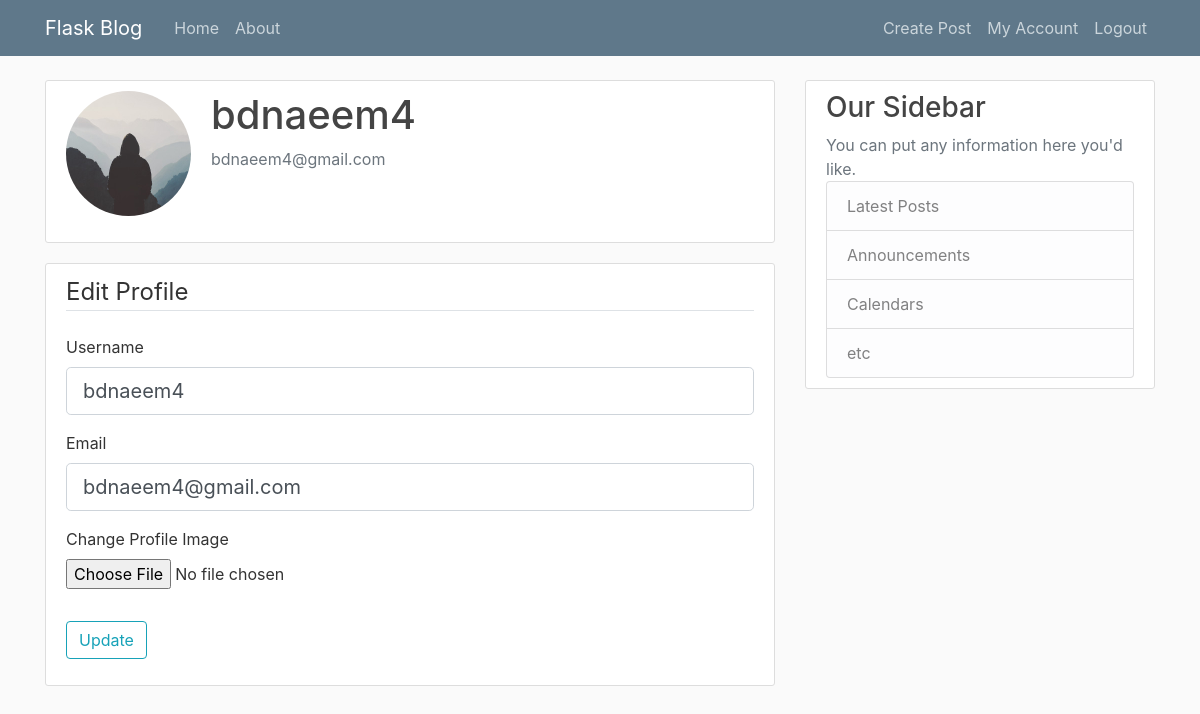
The page /my_account (signed in) on the database its author committed.
### flaskblog/models.py (models this page shows, shortened)
class User(db.Model, UserMixin):
    id = db.Column(db.Integer, primary_key=True)
    username = db.Column(db.String(20), unique=True, nullable=False)
    email = db.Column(db.String(120), unique=True, nullable=False)
    profile_image = db.Column(db.String(20), nullable=False, default='default.jpg')
    password = db.Column(db.String(60), nullable=False)
    posts = db.relationship('Post', backref='author', lazy=True)

### flaskblog/users/routes.py (the view, shortened to what this page needs)
@users.route("/my_account", methods=['GET', 'POST'])
@login_required
def my_account():
    form = UpdateUserForm()
    if request.method == 'GET':
        form.username.data = current_user.username
        form.email.data = current_user.email
    return render_template('account.html', title='My Account page', form=form)

### flaskblog/users/forms.py (shortened to what this page needs)
class UpdateUserForm(FlaskForm):
    username = StringField(
        'Username',
        validators=[
            DataRequired(),
            Length(min=2, max=20)
        ]
    )
    email = StringField(
        'Email',
        validators=[
            DataRequired(),
            Email()
        ]
    )
    picture = FileField(
        'Change Profile Image',
        validators=[
            FileAllowed(['jpg','png'])
        ]
    )
    submit = SubmitField(
        'Update'
    )

### flaskblog/models.py (called while the page is built)
@login_manager.user_loader
def load_user(user_id):
    return User.query.get(int(user_id))

### flaskblog/templates/account.html (shortened to what this page needs)
{% extends 'layout.html' %}
{% block content %}
    <div class="content-section">
      <div class="media">
        <img class="rounded-circle account-img" src="{{ url_for('static', filename='profile_image/'+current_user.profile_image) }}">
        <div class="media-body">
          <h2 class="account-heading">{{ current_user.username }}</h2>
          <p class="text-secondary">{{ current_user.email }}</p>
        </div>
      </div>
  	</div>
  	<div class="content-section">
        <form method="POST" action="" enctype="multipart/form-data">
            <fieldset class="form-group">
                <legend class="border-bottom mb-4">Edit Profile</legend>
                <div class="form-group">
                    {{ form.username.label(class="form-control-label") }}
                    {% if form.username.errors %}
                        {{ form.username(class="form-control form-control-lg is-invalid") }}
                        <div class="invalid-feedback">
                            {% for error in form.username.errors %}
                                <span>{{ error }}</span>
                            {% endfor %}
                        </div>
                    {% else %}
                        {{ form.username(class="form-control form-control-lg") }}
                    {% endif %}
                </div>
                <div class="form-group">
                    {{ form.email.label(class="form-control-label") }}
                    {% if form.email.errors %}
                        {{ form.email(class="form-control form-control-lg is-invalid") }}
                        <div class="invalid-feedback">
                            {% for error in form.email.errors %}
                                <span>{{ error }}</span>
                            {% endfor %}
                        </div>
                    {% else %}
                        {{ form.email(class="form-control form-control-lg") }}
                    {% endif %}
                </div>
                <div class="form-group">
                    {{ form.picture.label }}
                    {{ form.picture(class="form-control-file") }}
                </div>
            </fieldset>
            <div class="form-group">
                {{ form.submit(class="btn btn-outline-info") }}
            </div>
        </form>
    </div>
{% endblock %}

### flaskblog/static/style.css (style rules this page uses)
body { background: #fafafa; color: #333333; margin-top: 5rem; }
h1, h2, h3, h4, h5, h6 { color: #444444; }
.content-section { background: #ffffff; padding: 10px 20px; border: 1px solid #dddddd; border-radius: 3px; margin-bottom: 20px; }
.account-img { height: 125px; width: 125px; margin-right: 20px; margin-bottom: 16px; }
.account-heading { font-size: 2.5rem; }

### rows shown on the page
User: profile_image (placeholder picture), username "bdnaeem4", email "bdnaeem4@gmail.com"
